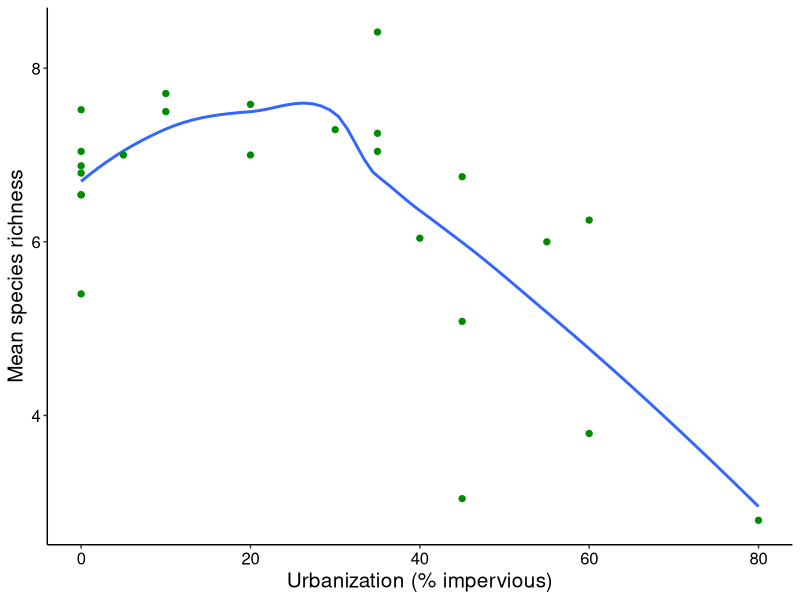
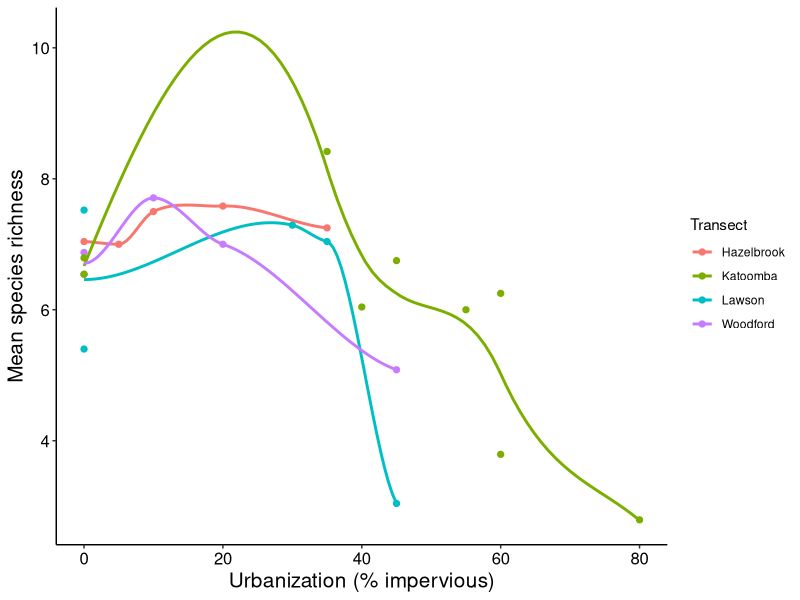
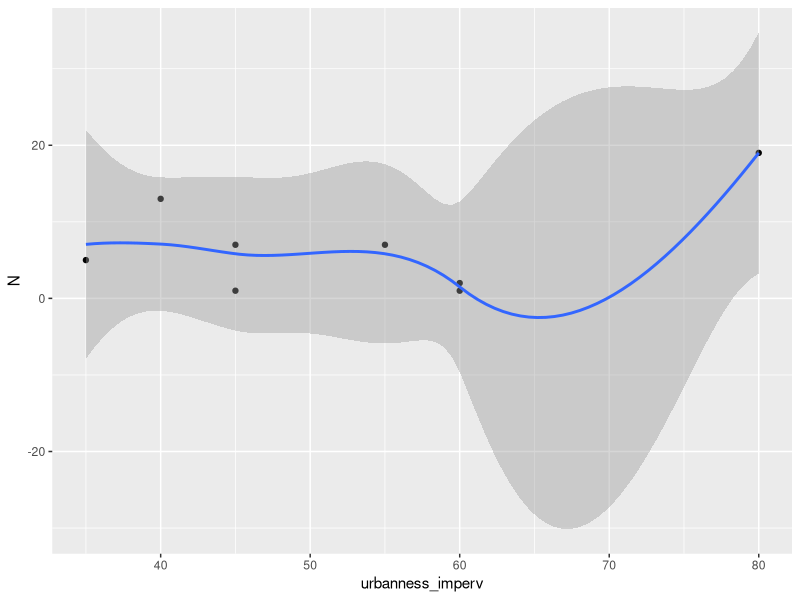
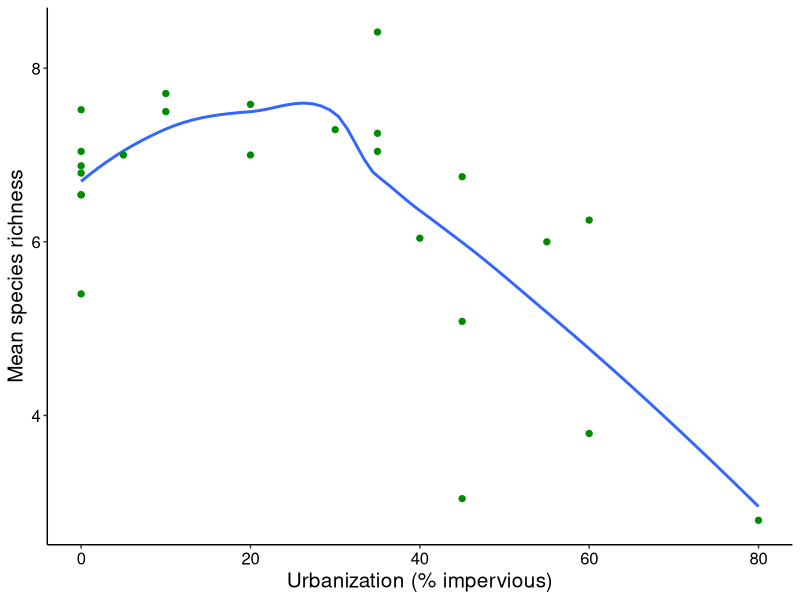
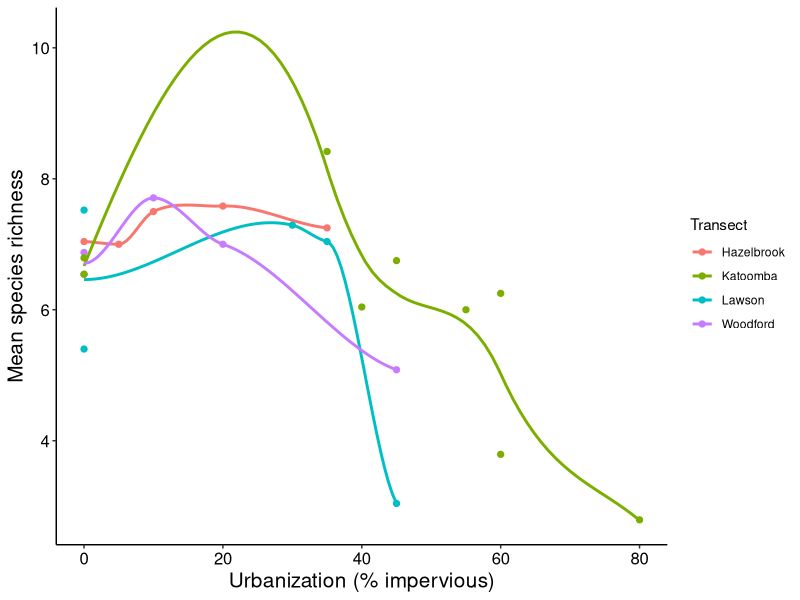

Generate these figures, in order, with R: (Note: this script raises an error after producing the figures.)
## An R script to make a few things for the AWS Magazine article

# packages
library(readr)
library(dplyr)
library(ggplot2)

# read in data
data <- read_csv("Data/survey_data.csv")

# read in urban data
urban_data <- read_csv("Data/Point_ID-Data.csv")

# read in exotic status
exotic_status <- read_csv("Data/exotic_status.csv")

# number of point counts that took place
number_points <- nrow(data %>% 
                        select(Date, Observer, Point_ID) %>%
                        distinct(.))

# total time spent surveying
number_points*5

# get list of species and number of records
species_list_abundance <- data %>%
  dplyr::select(Date, Observer, Point_ID, Species) %>%
  group_by(Date, Observer, Point_ID, Species) %>%
  distinct(.) %>%
  group_by(Species) %>%
  summarise(count = n()) %>%
  filter(Species != "Satin/Leaden Flycatcher") %>%
  mutate(points = number_points) %>%
  mutate(percent_points = (count/points)*100) %>%
  dplyr::select(Species, percent_points) %>%
  mutate_if(is.numeric, funs(round(., 2))) %>%
  arrange(desc(percent_points))



# plot the species richness average for each point
data %>%
  dplyr::select(Date, Point, Transect, Observer, Point_ID, Species) %>%
  group_by(Date, Observer, Transect, Point_ID, Point, Species) %>%
  distinct(.) %>%
  group_by(Point_ID, Transect, Point, Date, Observer) %>%
  summarise(SR=length(unique(Species))) %>%
  inner_join(., urban_data, by="Point_ID") %>%
  group_by(Point, Transect) %>%
  summarise(mean_SR=mean(SR),
            sd_SR=sd(SR),
            urbanness_imperv=mean(Percent_impervious),
            urbanness_houses=mean(Number_houses)) %>%
  ggplot(., aes(x=urbanness_imperv, y=mean_SR, group=1)) +
  geom_smooth(se=FALSE)+
  geom_point(color="green4", size=1.8)+
  xlab("Urbanization (% impervious)")+
  ylab("Mean species richness")+
  theme_classic()+
  theme(axis.text=element_text(size=12, color="black"))+
  theme(axis.title=element_text(size=15, color="black"))

ggsave(filename="C:/Users/CTC/Desktop/richness_trend.png")


## Plot the same thing but separate lines for each transect
data %>%
  dplyr::select(Date, Point, Transect, Observer, Point_ID, Species) %>%
  group_by(Date, Observer, Transect, Point_ID, Point, Species) %>%
  distinct(.) %>%
  group_by(Point_ID, Transect, Point, Date, Observer) %>%
  summarise(SR=length(unique(Species))) %>%
  inner_join(., urban_data, by="Point_ID") %>%
  group_by(Point, Transect) %>%
  summarise(mean_SR=mean(SR),
            sd_SR=sd(SR),
            urbanness_imperv=mean(Percent_impervious),
            urbanness_houses=mean(Number_houses)) %>%
  ggplot(., aes(x=urbanness_imperv, y=mean_SR, group=Transect, color=Transect)) +
  geom_smooth(se=FALSE)+
  geom_point(size=1.8)+
  xlab("Urbanization (% impervious)")+
  ylab("Mean species richness")+
  theme_classic()+
  theme(axis.text=element_text(size=12, color="black"))+
  theme(axis.title=element_text(size=15, color="black"))

ggsave(filename="C:/Users/CTC/Desktop/richness_trend_per_transect.png")

# Plot just the rainbow lorikeet
data %>%
  dplyr::filter(Species == "Common Myna") %>%
  dplyr::select(Date, Point, Transect, Observer, Point_ID, Species) %>%
  group_by(Date, Observer, Species, Transect, Point_ID, Point) %>%
  distinct(.) %>%
  inner_join(., urban_data, by="Point_ID") %>%
  group_by(Point, Transect, Species) %>%
  summarise(N=n(),
            urbanness_imperv=mean(Percent_impervious)) %>%
  ggplot(., aes(x=urbanness_imperv, y=N))+
  geom_point()+
  geom_smooth()



RL <- data %>%
  dplyr::filter(Species == "Rainbow Lorikeet") %>%
  dplyr::select(Date, Point, Transect, Observer, Point_ID, Species) %>%
  group_by(Date, Observer, Species, Transect, Point_ID, Point) %>%
  distinct(.) %>%
  inner_join(., urban_data, by="Point_ID") %>%
  group_by(Point, Transect, Species) %>%
  summarise(N=n(),
            urbanness_imperv=mean(Percent_impervious)) 

SCC <- data %>%
  dplyr::filter(Species == "Sulphur-crested Cockatoo") %>%
  dplyr::select(Date, Point, Transect, Observer, Point_ID, Species) %>%
  group_by(Date, Observer, Species, Transect, Point_ID, Point) %>%
  distinct(.) %>%
  inner_join(., urban_data, by="Point_ID") %>%
  group_by(Point, Transect,Species) %>%
  summarise(N=n(),
            urbanness_imperv=mean(Percent_impervious)) 

WTT <- data %>%
  dplyr::filter(Species == "White-throated Treecreeper") %>%
  dplyr::select(Date, Point, Transect, Observer, Point_ID, Species) %>%
  group_by(Date, Observer, Species, Transect, Point_ID, Point) %>%
  distinct(.) %>%
  inner_join(., urban_data, by="Point_ID") %>%
  group_by(Point, Transect, Species) %>%
  summarise(N=n(),
            urbanness_imperv=mean(Percent_impervious)) 

CM <- data %>%
  dplyr::filter(Species == "Common Myna") %>%
  dplyr::select(Date, Point, Transect, Observer, Point_ID, Species) %>%
  group_by(Date, Observer, Species, Transect, Point_ID, Point) %>%
  distinct(.) %>%
  inner_join(., urban_data, by="Point_ID") %>%
  group_by(Point, Transect,Species) %>%
  summarise(N=n(),
            urbanness_imperv=mean(Percent_impervious)) 


plot <- bind_rows(RL, SCC, CM, WTT) %>%
  spread(Species, N, fill=0) %>%
  gather(., key="Species", value="N", 4:7)

ggplot(plot, aes(x=urbanness_imperv, y=N, color=Species, group=Species))+
  geom_point(size=2.3)+
  geom_smooth(se=FALSE,size=1.3)+
  facet_wrap(~Species, scales="free_y")+
  xlab("Urbanization (% impervious)")+
  ylab("Number of obs.")+
  theme_classic()+
  theme(axis.text=element_text(size=12, color="black"))+
  theme(axis.title=element_text(size=15, color="black"))+
  guides(color=FALSE)


ggsave(filename="C:/Users/CTC/Desktop/some_species.png")


## Look at some trends for exotic and native species, respectively
# native
native <- data %>%
  dplyr::select(Date, Point, Transect, Observer, Point_ID, Species) %>%
  group_by(Date, Observer, Transect, Point_ID, Point, Species) %>%
  distinct(.) %>%
  inner_join(., exotic_status, by="Species") %>%
  group_by(Point_ID, Transect, Point, Date, Observer, exotic_status) %>%
  summarise(SR=length(unique(Species))) %>%
  inner_join(., urban_data, by="Point_ID") %>%
  dplyr::filter(exotic_status=="Native") %>%
  group_by(Point, Transect) %>%
  summarise(mean_SR=mean(SR),
            sd_SR=sd(SR),
            urbanness_imperv=mean(Percent_impervious),
            urbanness_houses=mean(Number_houses)) %>%
  mutate(exotic_status="Native")

urban_point_transect <- native %>%
  dplyr::select(Point, Transect, urbanness_imperv, urbanness_houses)

# same thing for exotic
exotic <- data %>%
  dplyr::select(Date, Point, Transect, Observer, Point_ID, Species) %>%
  group_by(Date, Observer, Transect, Point_ID, Point, Species) %>%
  distinct(.) %>%
  inner_join(., exotic_status, by="Species") %>%
  group_by(Point_ID, Transect, Point, Date, Observer, exotic_status) %>%
  summarise(SR=length(unique(Species))) %>%
  inner_join(., urban_data, by="Point_ID") %>%
  dplyr::filter(exotic_status=="Exotic") %>%
  group_by(Point, Transect) %>%
  summarise(mean_SR=mean(SR),
            sd_SR=sd(SR),
            urbanness_imperv=mean(Percent_impervious),
            urbanness_houses=mean(Number_houses)) %>%
  mutate(exotic_status="Exotic")

# put both together and plot
exotic2 <- exotic %>%
  mutate(test="yes") %>%
  dplyr::select(Point, Transect, test) %>%
  right_join(., native, by=c("Point", "Transect")) %>%
  dplyr::select(Point, Transect, test) %>%
  replace_na(list(test=0)) %>%
  left_join(., exotic, by=c("Point", "Transect")) %>%
  dplyr::select(-test, -urbanness_imperv, -urbanness_houses) %>%
  replace_na(list(mean_SR=0, exotic_status="Exotic")) %>%
  inner_join(., urban_point_transect, by=c("Point", "Transect"))


bind_rows(native, exotic2) %>%
  ggplot(., aes(x=urbanness_imperv, y=mean_SR, group=exotic_status, color=exotic_status)) +
  geom_smooth(se=FALSE)+
  geom_point(color="green4", size=1.8)+
  xlab("Urbanization (% impervious)")+
  ylab("Mean species richness")+
  theme_classic()+
  theme(axis.text=element_text(size=12, color="black"))+
  theme(axis.title=element_text(size=15, color="black"))+
  guides(color=guide_legend(title=""))+
  theme(legend.position="top")


ggsave(filename="C:/Users/CTC/Desktop/exotic_native.png")



